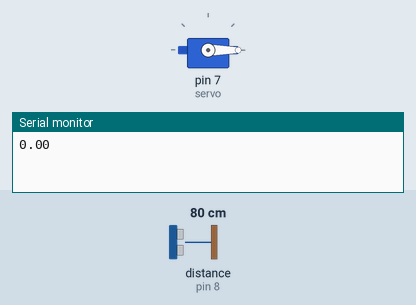
Simulated run of this sketch. Board: Arduino Uno, built with avr-gcc and run on an emulated ATmega328P. Shown: servo, the last lines printed to the serial monitor. Wiring (inferred from the names in the program): ultrasonic range finder: trigger pin 8; echo pin 8. The inputs (shaded band) are chosen by the test bench; at power-on: distance to the obstacle (sensor on pin 8) 80 cm. The echo pulse lasts 58.3 µs per cm.

Above: at 1.8 s.
1.9 s: distance to the obstacle (sensor on pin 8) set to 73 cm
3.4 s: distance to the obstacle (sensor on pin 8) set to 66 cm
4.9 s: distance to the obstacle (sensor on pin 8) set to 58 cm
6.4 s: distance to the obstacle (sensor on pin 8) set to 53 cm
7.9 s: distance to the obstacle (sensor on pin 8) set to 39 cm
At 8.4 s:
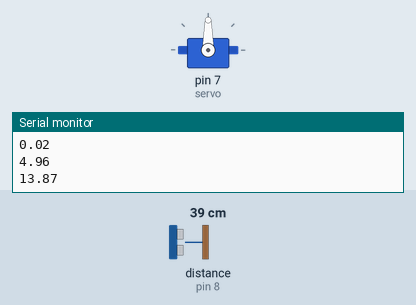
Timing chart, 0 to 10.5 s (numbered marks = the images above; inputs shaded):
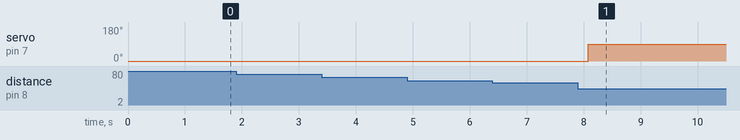

The sketch:

Arduino_door.ino
```cpp
#include<math.h>
#include <Servo.h>

Servo servo;

float distance;
float duration;
int trigPin = 8;
int echoPin = 8;

void setup()
{
  Serial.begin(9600);
  servo.attach(7);
  servo.write(0);
}

void loop()
{
  float distance1 = ult();
  delay(1000);
  float distance2 = ult();
  float speed=0;
  speed = abs(distance1-distance2);
  Serial.println(speed);
  if(speed>10)
  {
    servo.write(90);
  }
}

float ult()
{
  pinMode(trigPin, OUTPUT);
  digitalWrite(trigPin, LOW);
  delayMicroseconds(2);
  digitalWrite(trigPin, HIGH);
  delayMicroseconds(10);
  digitalWrite(trigPin, LOW);
  pinMode(echoPin, INPUT);
  duration = pulseIn(echoPin, HIGH);
  distance = duration*0.034/2;
  return distance;
}
```

Measured:
- the behaviour switches between 43 and 42 cm on distance to the obstacle (sensor on pin 8) (found by bisection; images 0 and 1)
- after the input at 7.9 s, servo on pin 7 (servo): 0° → 90° after 0.18 s
